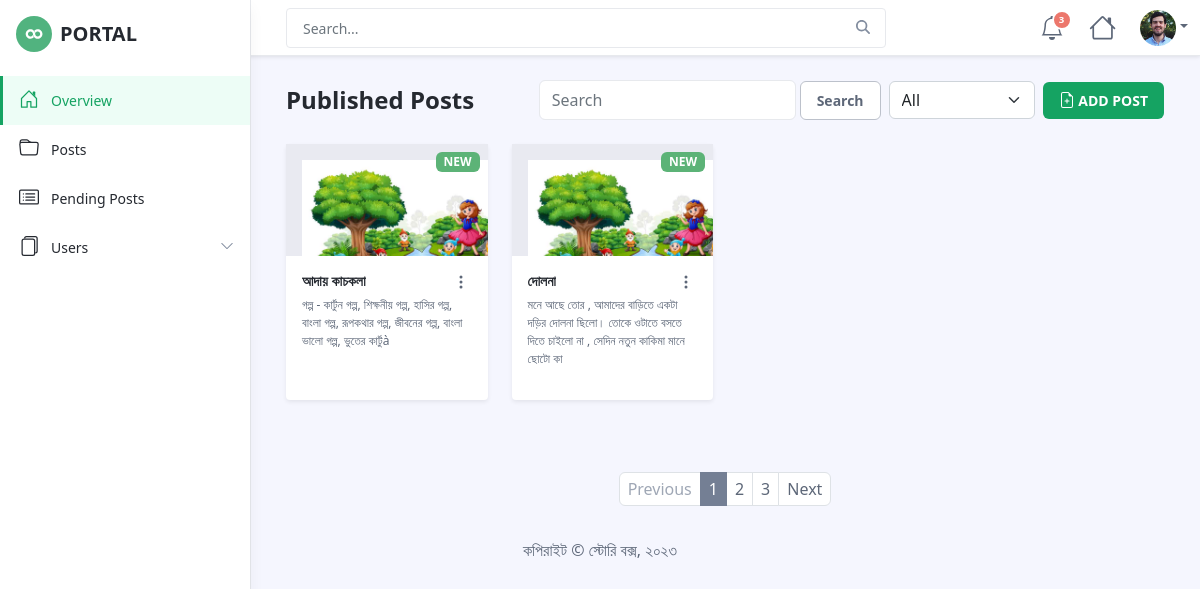
Page /admin/posts.php on the earlier database version.
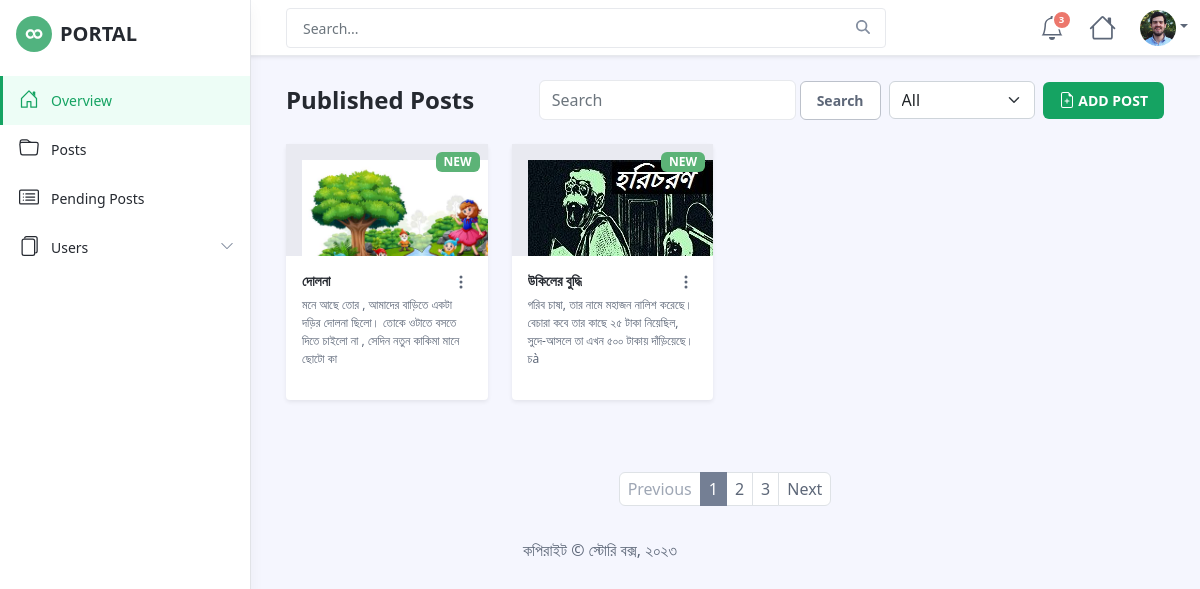
Same page on the later database version.
### tables this page shows
CREATE TABLE `posts` (
  `post_id` int(11) NOT NULL,
  `post_category_id` int(255) NOT NULL,
  `post_title` text NOT NULL,
  `post_content` longtext NOT NULL,
  `post_author` text NOT NULL,
  `post_date` datetime NOT NULL,
  `post_image` text NOT NULL,
  `post_status` text NOT NULL,
  `post_tags` text NOT NULL,
  `post_views` int(11) NOT NULL
);

### admin/posts.php (the view, shortened to what this page needs)
<?php include 'includes/admin_header.php' ?>
<div class="app-wrapper">
	<div class="app-content pt-3 p-md-3 p-lg-4">
		<div class="container-xl">
			<div class="row g-3 mb-4 align-items-center justify-content-between">
				<div class="col-auto">
					<h1 class="app-page-title mb-0">Published Posts</h1>
				</div>
				<?php include 'includes/option.php' ?>
				<div class="row g-4">
				<?php
					$query="SELECT * FROM posts WHERE post_status='published'";
					$run=mysqli_query($connection,$query);
					while($data=mysqli_fetch_assoc($run)){
						?>
					<div class="col-6 col-md-4 col-xl-3 col-xxl-2">
						<div class="app-card app-card-doc shadow-sm h-100">
							<div style="overflow: hidden;" class="app-card-thumb-holder p-3">
								<img style="max-width:30vh" src="../images/<?php echo $data['post_image'] ?>" alt="">
								<span class="badge bg-success">NEW</span>
								<a class="app-card-link-mask" href="#file-link"></a>
							</div>
							<div class="app-card-body p-3 has-card-actions">
								<h4 class="app-doc-title truncate mb-0"><a href="#file-link"><?php echo $data['post_title'] ?></a></h4>
								<div class="app-doc-meta">
									<p><?php echo substr($data['post_content'],0,300) ?></p>
								</div>
								<div class="app-card-actions">
									<div class="dropdown">
										<div class="dropdown-toggle no-toggle-arrow" data-bs-toggle="dropdown"
											aria-expanded="false">
											<svg width="1em" height="1em" viewBox="0 0 16 16"
												class="bi bi-three-dots-vertical" fill="currentColor"
												xmlns="http://www.w3.org/2000/svg">
												<path fill-rule="evenodd"
													d="M9.5 13a1.5 1.5 0 1 1-3 0 1.5 1.5 0 0 1 3 0zm0-5a1.5 1.5 0 1 1-3 0 1.5 1.5 0 0 1 3 0zm0-5a1.5 1.5 0 1 1-3 0 1.5 1.5 0 0 1 3 0z" />
											</svg>
										</div>
									</div>
								</div>
							</div>
						</div>
					</div>
					<?php }?>
				</div>
			</div>
		</div>
		<nav class="app-pagination mt-5">
			<ul class="pagination justify-content-center">
				<li class="page-item disabled">
					<a class="page-link" href="#" tabindex="-1" aria-disabled="true">Previous</a>
				</li>
				<li class="page-item active"><a class="page-link" href="#">1</a></li>
				<li class="page-item"><a class="page-link" href="#">2</a></li>
				<li class="page-item"><a class="page-link" href="#">3</a></li>
				<li class="page-item">
					<a class="page-link" href="#">Next</a>
				</li>
			</ul>
		</nav>
	</div>
<?php include 'includes/admin_footer.php'; ?>

Differences in the rows shown:
removed posts: post_image (picture), post_title "আদায় কাচকলা", post_content "গল্প - কার্টুন গল্প, শিক্ষনীয় গল্প, হাসির গল্প, বাংলা গল্প, রূপকথার গল্প, জীবনের গল্প, বাংলা ভালো গল্প, ভুতের কার্টুà"
added posts: post_image (picture), post_title "উকিলের বুদ্ধি", post_content "গরিব চাষা, তার নামে মহাজন নালিশ করেছে। বেচারা কবে তার কাছে ২৫ টাকা নিয়েছিল, সুদে-আসলে তা এখন ৫০০ টাকায় দাঁড়িয়েছে। চà"
